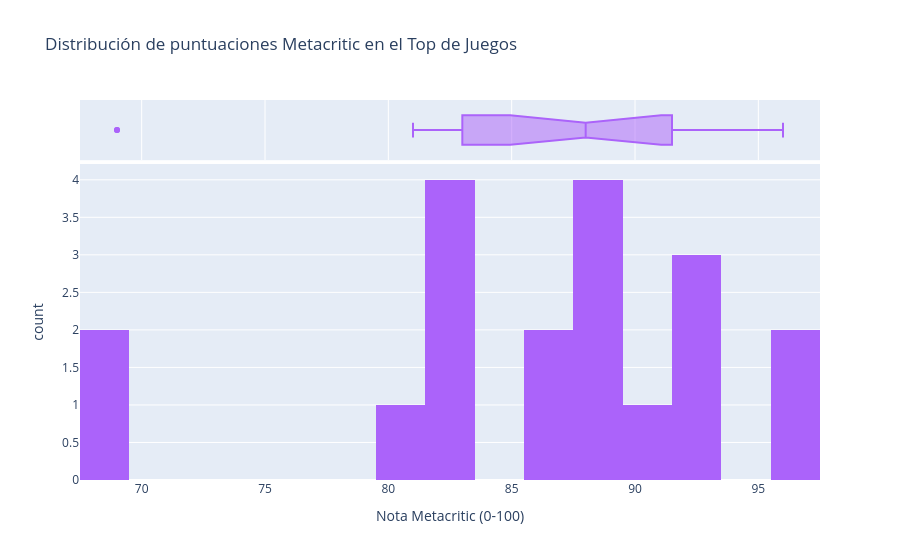

This figure's notebook cell:
### Code cell
# Eliminamos los valores nulos para el histograma
df_notas = df_super[df_super['metacritic_nota'].notna()]

fig6 = px.histogram(
    df_notas, 
    x='metacritic_nota', 
    nbins=15, 
    title='Distribución de puntuaciones Metacritic en el Top de Juegos',
    labels={'metacritic_nota': 'Nota Metacritic (0-100)'},
    marginal='box', # Añade un boxplot en la parte superior para ver los cuartiles
    color_discrete_sequence=['#AB63FA']
)
fig6.show()

### Figure 1 — Plotly figure (JSON) as saved in the notebook; plotly's stock layout.template omitted (floating-point values rounded to 4 significant figures)
{"data": [{"bingroup": "x", "hovertemplate": "Nota Metacritic (0-100)=%{x}<br>count=%{y}<extra></extra>", "legendgroup": "", "marker": {"color": "#AB63FA", "pattern": {"shape": ""}}, "name": "", "nbinsx": 15, "orientation": "v", "showlegend": false, "type": "histogram", "x": [90.0, 69.0, 88.0, 92.0, 86.0, 96.0, 89.0, 81.0, 83.0, 69.0, 92.0, 83.0, 96.0, 88.0, 88.0, 83.0, 82.0, 87.0, 93.0], "xaxis": "x", "yaxis": "y"}, {"hovertemplate": "Nota Metacritic (0-100)=%{x}<extra></extra>", "legendgroup": "", "marker": {"color": "#AB63FA"}, "name": "", "notched": true, "showlegend": false, "type": "box", "x": [90.0, 69.0, 88.0, 92.0, 86.0, 96.0, 89.0, 81.0, 83.0, 69.0, 92.0, 83.0, 96.0, 88.0, 88.0, 83.0, 82.0, 87.0, 93.0], "xaxis": "x2", "yaxis": "y2"}], "layout": {"barmode": "relative", "legend": {"tracegroupgap": 0}, "title": {"text": "Distribución de puntuaciones Metacritic en el Top de Juegos"}, "xaxis": {"anchor": "y", "domain": [0, 1], "title": {"text": "Nota Metacritic (0-100)"}}, "xaxis2": {"anchor": "y2", "domain": [0, 1], "matches": "x", "showgrid": true, "showticklabels": false}, "yaxis": {"anchor": "x", "domain": [0, 0.8316], "title": {"text": "count"}}, "yaxis2": {"anchor": "x2", "domain": [0.8416, 1], "matches": "y2", "showgrid": false, "showline": false, "showticklabels": false, "ticks": ""}}}
